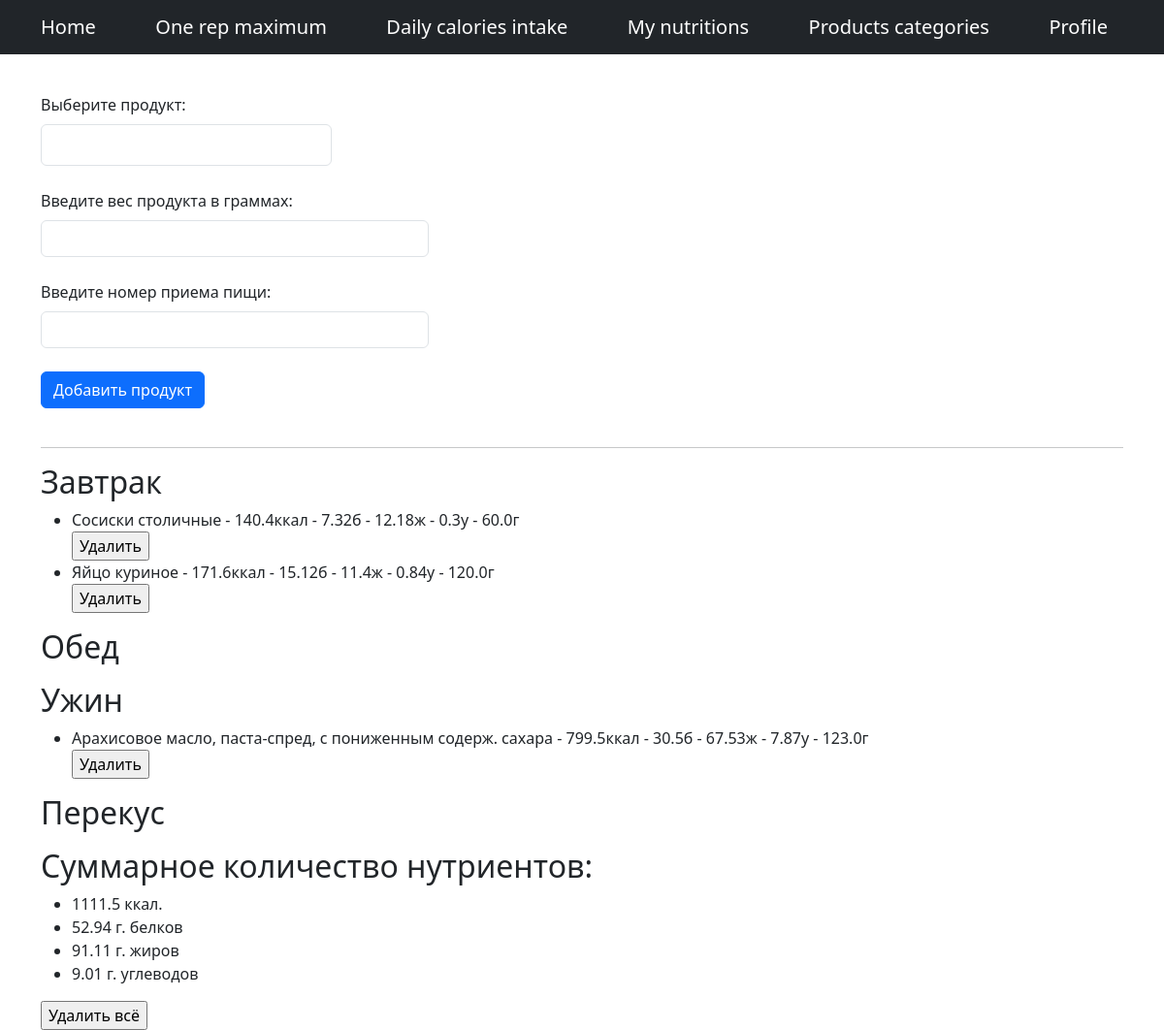
Page /my-nutrition/ (signed in) on the committed database.
### calculator/models.py (models this page shows)
class Product(models.Model):
    name = models.CharField(max_length=100)
    calories = models.DecimalField(max_digits=5, decimal_places=1)
    protein = models.DecimalField(max_digits=5, decimal_places=1)
    fat = models.DecimalField(max_digits=5, decimal_places=1)
    carbohydrates = models.DecimalField(max_digits=5, decimal_places=1)
    category = models.ForeignKey('Category', on_delete=models.CASCADE)

class UserNutrition(models.Model):
    user = models.ForeignKey('User', on_delete=models.CASCADE)
    product = models.ForeignKey('Product', on_delete=models.CASCADE)
    weight = models.FloatField()
    meal = models.PositiveSmallIntegerField()

### calculator/views.py (the view, shortened to what this page needs)
# urls.py: path('my-nutrition/', views.my_nutrition, name='my-nutrition'),
@login_required(login_url='/profile')
def my_nutrition(request):
    context = {
        'menu': menu,
        'products': '',
        'calories': 0,
        'proteins': 0,
        'fats': 0,
        'carbohydrates': 0,
    }
    user = request.user
    products = User.objects.get(username=user).usernutrition_set.all()
    if products:
        meals = {
            1: [],
            2: [],
            3: [],
            4: [],
        }
        for p in products:
            pr = Product.objects.get(pk=p.product_id)
            meals[p.meal].append([
                pr.name,
                round(float(pr.calories)/100*float(p.weight), 2),
                round(float(pr.protein)/100*float(p.weight), 2),
                round(float(pr.fat)/100*float(p.weight), 2),
                round(float(pr.carbohydrates)/100*float(p.weight), 2),
                p.weight,
                pr.id])
        context['products'] = meals
        for meal in meals:
            for p in meals[meal]:
                context['calories'] += p[1]
                context['proteins'] += p[2]
                context['fats'] += p[3]
                context['carbohydrates'] += p[4]
    context['calories'] = round(context['calories'], 2)
    context['proteins'] = round(context['proteins'], 2)
    context['fats'] = round(context['fats'], 2)
    context['carbohydrates'] = round(context['carbohydrates'], 2)
    return render(request, 'calculator/my_nutrition.html', context=context)

### calculator/models.py (called while the page is built)
    def __str__(self):
        return self.username

### calculator/templates/calculator/my_nutrition.html (shortened to what this page needs)
{% extends 'calculator/layout.html' %}
{% block head %}
<link rel="stylesheet" href="https://code.jquery.com/ui/1.12.1/themes/base/jquery-ui.css">
{% endblock %}
{% block content %}
<div class="container">
    <form method="post">
        <div style="width: 400px; margin-bottom: 40px;">
            <label for="product" class="form-label">Выберите продукт:</label>
            <input type="text" class="form-control" id="product-search" name="product-search"><br>
            <label for="weight" class="form-label">Введите вес продукта в граммах:</label>
            <input type="number" class="form-control" min="0" id="weight" name="weight"><br>
            <label for="meal" class="form-label">Введите номер приема пищи:</label>
            <input type="number" class="form-control" min="1" max="4" id="meal" name="meal"><br>
            <button type="submit" class="btn btn-primary" value="Добавить продукт">Добавить продукт</button>
        </div>
    </form>
    <hr>
    {% if products %}
    <h2>Завтрак</h2>
    <ul>
        {% for p in products.1 %}
        <li>
            {{p.0}} - {{p.1}}ккал - {{p.2}}б - {{p.3}}ж - {{p.4}}у - {{p.5}}г
            <form action="{% url 'calculator:clear-product-from-my-nutrition' p.6 %}">
                <input type="submit" value="Удалить" class="delete-product">
            </form>
        </li>
        {% endfor %}
    </ul>
    <h2>Обед</h2>
    <h2>Ужин</h2>
    <ul>
        {% for p in products.3 %}
        <li>
            {{p.0}} - {{p.1}}ккал - {{p.2}}б - {{p.3}}ж - {{p.4}}у - {{p.5}}г
            <form action="{% url 'calculator:clear-product-from-my-nutrition' p.6 %}">
                <input type="submit" value="Удалить" class="delete-product">
            </form>
        </li>
        {% endfor %}
    </ul>
    <h2>Перекус</h2>
    <h2>Суммарное количество нутриентов:</h2>
    <ul>
        <li>{{calories}} ккал.</li>
        <li>{{proteins}} г. белков</li>
        <li>{{fats}} г. жиров</li>
        <li>{{carbohydrates}} г. углеводов</li>
    </ul>
    <form action="{% url 'calculator:clear-all-products-from-my-nutrition' %}">
        <input type="submit" value="Удалить всё" class="delete-product">
    </form>
    {% endif %}
</div>
{% endblock %}

### calculator/static/main/css/style.css (style rules this page uses)
#product-search { width: 300px; padding: 10px; font-size: 14px; }

### rows in the picture
UserNutrition: weight "60.0"
UserNutrition: weight "120.0"
Product: name "Арахисовое масло, паста-спред, с пониженным содерж. сахара"
UserNutrition: weight "123.0"

### other values in the picture
{{ m.title }} "Home" "One rep maximum" "Daily calories intake" "My nutritions" "Products categories" "Profile"
{{ p.1 }} "140.4" "171.6"
{{ p.2 }} "7.32" "15.12"
{{ p.3 }} "12.18" "11.4"
{{ p.4 }} "0.3" "0.84"
{{ p.1 }} "799.5"
{{ p.2 }} "30.5"
{{ p.3 }} "67.53"
{{ p.4 }} "7.87"
{{ calories }} "1111.5"
{{ proteins }} "52.94"
{{ fats }} "91.11"
{{ carbohydrates }} "9.01"
